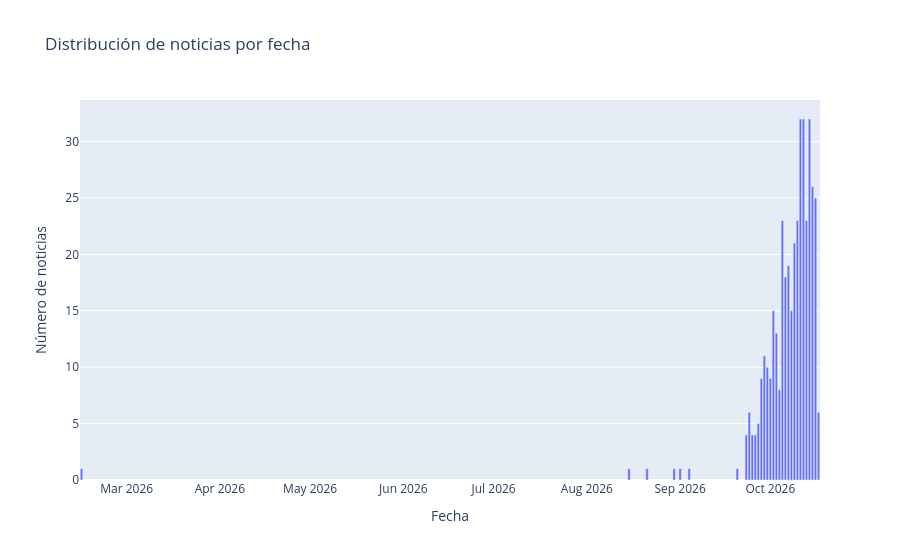

Notebook source saved alongside this figure:
### Code cell
noticias_fecha = (
    df_noticias
    .assign(fecha_dia=df_noticias["fecha"].dt.date)
    .groupby("fecha_dia")
    .size()
    .reset_index(name="cantidad")
)

fig = px.bar(
    noticias_fecha,
    x="fecha_dia",
    y="cantidad",
    title="Distribución de noticias por fecha",
    labels={
        "fecha_dia": "Fecha",
        "cantidad": "Número de noticias"
    }
)

fig.show()

### Figure 1 — Plotly figure (JSON) as saved in the notebook; plotly's stock layout.template omitted (floating-point values rounded to 4 significant figures)
{"data": [{"hovertemplate": "Fecha=%{x}<br>Número de noticias=%{y}<extra></extra>", "legendgroup": "", "marker": {"color": "#636efa", "pattern": {"shape": ""}}, "name": "", "orientation": "v", "showlegend": false, "textposition": "auto", "type": "bar", "x": ["2026-02-14", "2026-08-15", "2026-08-21", "2026-08-30", "2026-09-01", "2026-09-04", "2026-09-20", "2026-09-23", "2026-09-24", "2026-09-25", "2026-09-26", "2026-09-27", "2026-09-28", "2026-09-29", "2026-09-30", "2026-10-01", "2026-10-02", "2026-10-03", "2026-10-04", "2026-10-05", "2026-10-06", "2026-10-07", "2026-10-08", "2026-10-09", "2026-10-10", "2026-10-11", "2026-10-12", "2026-10-13", "2026-10-14", "2026-10-15", "2026-10-16", "2026-10-17"], "xaxis": "x", "y": [1, 1, 1, 1, 1, 1, 1, 4, 6, 4, 4, 5, 9, 11, 10, 9, 15, 13, 8, 23, 18, 19, 15, 21, 23, 32, 32, 23, 32, 26, 25, 6], "yaxis": "y"}], "layout": {"barmode": "relative", "legend": {"tracegroupgap": 0}, "title": {"text": "Distribución de noticias por fecha"}, "xaxis": {"anchor": "y", "domain": [0, 1], "title": {"text": "Fecha"}}, "yaxis": {"anchor": "x", "domain": [0, 1], "title": {"text": "Número de noticias"}}}}
